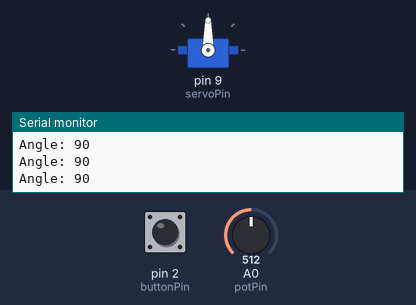
This sketch was run on a simulated Arduino Uno, built with avr-gcc and run on an emulated ATmega328P. Parts: servo, the last lines printed to the serial monitor. The inputs (shaded band) are chosen by the test bench; at power-on: pin 2 (buttonPin) HIGH, A0 (potPin) = 512.

Above: at 1.2 s.
1.3 s: pin 2 (buttonPin) pulled LOW for 0.15 s
4.3 s: A0 (potPin) set to 716
7.3 s: A0 (potPin) set to 511
At 8.2 s:
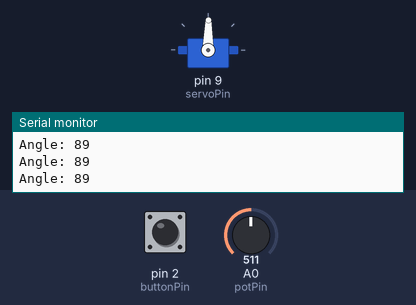
10.3 s: A0 (potPin) set to 122
At 10.8 s:
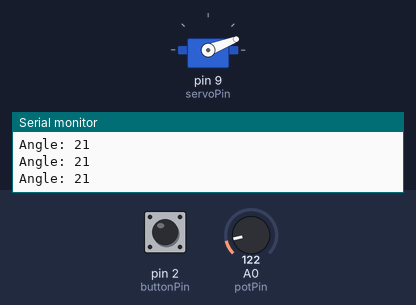
11.8 s: A0 (potPin) set to 0
At 12.4 s:
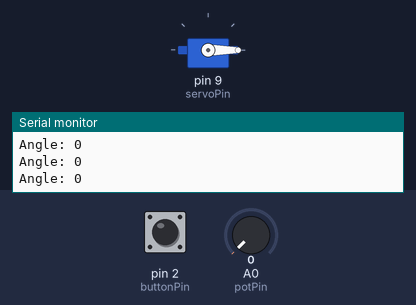
Timing chart, 0 to 14.3 s (numbered marks = the images above; inputs shaded):
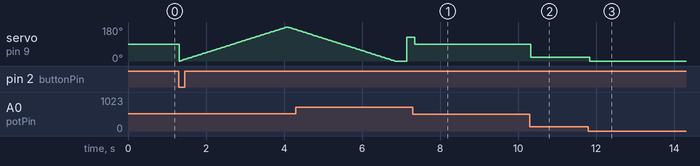

Measured:
- after the input at 7.3 s, servo on pin 9 (servoPin): 125° → 89° at once
- after the input at 10.3 s, servo on pin 9 (servoPin): 89° → 21° at once
- after the input at 11.8 s, servo on pin 9 (servoPin): 21° → 0° at once

The sketch:

servo_control.ino
```cpp
#include <Servo.h>

Servo myServo;

const int servoPin = 9;
const int potPin = A0;
const int buttonPin = 2;

void setup() {
  Serial.begin(9600);

  myServo.attach(servoPin);

  pinMode(buttonPin, INPUT_PULLUP);
}

void loop() {

  // If button is pressed, perform one full sweep
  if (digitalRead(buttonPin) == LOW) {

    // Sweep from 0° to 180°
    for (int angle = 0; angle <= 180; angle++) {
      myServo.write(angle);
      Serial.print("Angle: ");
      Serial.println(angle);
      delay(15);
    }

    // Sweep back from 180° to 0°
    for (int angle = 180; angle >= 0; angle--) {
      myServo.write(angle);
      Serial.print("Angle: ");
      Serial.println(angle);
      delay(15);
    }

    delay(300);
  }

  // Normal mode: Potentiometer controls servo
  else {

    int potValue = analogRead(potPin);

    int angle = map(potValue, 0, 1023, 0, 180);

    myServo.write(angle);

    Serial.print("Angle: ");
    Serial.println(angle);

    delay(50);
  }
}
```
